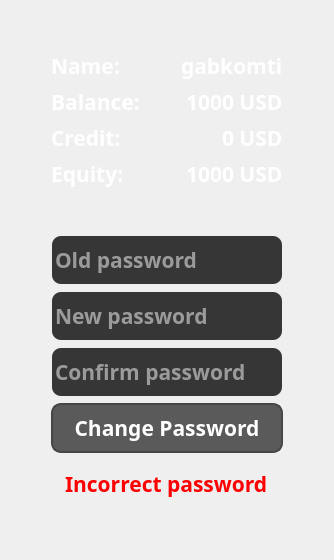
         <widget class="QWidget" name="userDataStackedWidget">
          <layout class="QHBoxLayout" name="horizontalLayout_28">
           <item>
            <layout class="QHBoxLayout" name="horizontalLayout_27">
             <item>
              <spacer name="horizontalSpacer_20">
               <property name="orientation">
                <enum>Qt::Horizontal</enum>
               </property>
               <property name="sizeHint" stdset="0">
                <size>
                 <width>40</width>
                 <height>20</height>
                </size>
               </property>
              </spacer>
             </item>
             <item>
              <layout class="QVBoxLayout" name="verticalLayout_14">
               <item>
                <spacer name="verticalSpacer_20">
                 <property name="orientation">
                  <enum>Qt::Vertical</enum>
                 </property>
                 <property name="sizeHint" stdset="0">
                  <size>
                   <width>20</width>
                   <height>40</height>
                  </size>
                 </property>
                </spacer>
               </item>
               <item>
                <layout class="QHBoxLayout" name="horizontalLayout_23">
                 <item>
                  <widget class="QLabel" name="labelUserDataName">
                   <property name="font">
                    <font>
                     <family>Maiandra GD</family>
                     <pointsize>16</pointsize>
                     <weight>75</weight>
                     <bold>true</bold>
                    </font>
                   </property>
                   <property name="styleSheet">
                    <string notr="true">color: white;</string>
                   </property>
                   <property name="text">
                    <string>Name:</string>
                   </property>
                  </widget>
                 </item>
                 <item>
                  <spacer name="horizontalSpacer_21">
                   <property name="orientation">
                    <enum>Qt::Horizontal</enum>
                   </property>
                   <property name="sizeHint" stdset="0">
                    <size>
                     <width>40</width>
                     <height>20</height>
                    </size>
                   </property>
                  </spacer>
                 </item>
                 <item>
                  <widget class="QLabel" name="labelUserDataNameValue">
                   <property name="font">
                    <font>
                     <family>Maiandra GD</family>
                     <pointsize>16</pointsize>
                     <weight>75</weight>
                     <bold>true</bold>
                    </font>
                   </property>
                   <property name="styleSheet">
                    <string notr="true">color: white;</string>
                   </property>
                   <property name="text">
                    <string>gabkomti</string>
                   </property>
                  </widget>
                 </item>
                </layout>
               </item>
               <item>
                <layout class="QHBoxLayout" name="horizontalLayout_24">
                 <item>
                  <widget class="QLabel" name="labelUserDataBalance">
                   <property name="font">
                    <font>
                     <family>Maiandra GD</family>
                     <pointsize>16</pointsize>
                     <weight>75</weight>
                     <bold>true</bold>
                    </font>
                   </property>
                   <property name="styleSheet">
                    <string notr="true">color: white;</string>
                   </property>
                   <property name="text">
                    <string>Balance:</string>
                   </property>
                  </widget>
                 </item>
                 <item>
                  <spacer name="horizontalSpacer_22">
                   <property name="orientation">
                    <enum>Qt::Horizontal</enum>
                   </property>
                   <property name="sizeHint" stdset="0">
                    <size>
                     <width>40</width>
                     <height>20</height>
                    </size>
                   </property>
                  </spacer>
                 </item>
                 <item>
                  <widget class="QLabel" name="labelUserDataBalanceValue">
                   <property name="font">
                    <font>
                     <family>Maiandra GD</family>
                     <pointsize>16</pointsize>
                     <weight>75</weight>
                     <bold>true</bold>
                    </font>
                   </property>
                   <property name="styleSheet">
                    <string notr="true">color: white;</string>
                   </property>
                   <property name="text">
                    <string>1000 USD</string>
                   </property>
                  </widget>
                 </item>
                </layout>
               </item>
               <item>
                <layout class="QHBoxLayout" name="horizontalLayout_25">
                 <item>
                  <widget class="QLabel" name="labelUserDataCredit">
                   <property name="font">
                    <font>
                     <family>Maiandra GD</family>
                     <pointsize>16</pointsize>
                     <weight>75</weight>
                     <bold>true</bold>
                    </font>
                   </property>
                   <property name="styleSheet">
                    <string notr="true">color: white;</string>
                   </property>
                   <property name="text">
                    <string>Credit:</string>
                   </property>
                  </widget>
                 </item>
                 <item>
                  <spacer name="horizontalSpacer_23">
                   <property name="orientation">
                    <enum>Qt::Horizontal</enum>
                   </property>
                   <property name="sizeHint" stdset="0">
                    <size>
                     <width>40</width>
                     <height>20</height>
                    </size>
                   </property>
                  </spacer>
                 </item>
                 <item>
                  <widget class="QLabel" name="labelUserDataCreditValue">
                   <property name="font">
                    <font>
                     <family>Maiandra GD</family>
                     <pointsize>16</pointsize>
                     <weight>75</weight>
                     <bold>true</bold>
                    </font>
                   </property>
                   <property name="styleSheet">
                    <string notr="true">color: white;</string>
                   </property>
                   <property name="text">
                    <string>0 USD</string>
                   </property>
                  </widget>
                 </item>
                </layout>
               </item>
               <item>
                <layout class="QHBoxLayout" name="horizontalLayout_26">
                 <item>
                  <widget class="QLabel" name="labelUserDataEquity">
                   <property name="font">
                    <font>
                     <family>Maiandra GD</family>
                     <pointsize>16</pointsize>
                     <weight>75</weight>
                     <bold>true</bold>
                    </font>
                   </property>
                   <property name="styleSheet">
                    <string notr="true">color: white;</string>
                   </property>
                   <property name="text">
                    <string>Equity:</string>
                   </property>
                  </widget>
                 </item>
                 <item>
                  <spacer name="horizontalSpacer_24">
                   <property name="orientation">
                    <enum>Qt::Horizontal</enum>
                   </property>
                   <property name="sizeHint" stdset="0">
                    <size>
                     <width>40</width>
                     <height>20</height>
                    </size>
                   </property>
                  </spacer>
                 </item>
                 <item>
                  <widget class="QLabel" name="labelUserDataEquityValue">
                   <property name="font">
                    <font>
                     <family>Maiandra GD</family>
                     <pointsize>16</pointsize>
                     <weight>75</weight>
                     <bold>true</bold>
                    </font>
                   </property>
                   <property name="styleSheet">
                    <string notr="true">color: white;</string>
                   </property>
                   <property name="text">
                    <string>1000 USD</string>
                   </property>
                  </widget>
                 </item>
                </layout>
               </item>
               <item>
                <spacer name="verticalSpacer_19">
                 <property name="orientation">
                  <enum>Qt::Vertical</enum>
                 </property>
                 <property name="sizeHint" stdset="0">
                  <size>
                   <width>20</width>
                   <height>40</height>
                  </size>
                 </property>
                </spacer>
               </item>
               <item>
                <widget class="QLineEdit" name="lineEditUserDataOldPassword">
                 <property name="minimumSize">
                  <size>
                   <width>0</width>
                   <height>50</height>
                  </size>
                 </property>
                 <property name="font">
                  <font>
                   <family>Maiandra GD</family>
                   <pointsize>16</pointsize>
                   <weight>75</weight>
                   <bold>true</bold>
                  </font>
                 </property>
                 <property name="styleSheet">
                  <string notr="true">QLineEdit {
                color: white;
                border-radius: 10px;
                background-color: rgb(54, 54, 54);
                border: 2px solid transparent;
            }
            QLineEdit:hover {
                color: white;
                border-radius: 10px;
                background-color: rgb(54, 54, 54);
                border: 2px solid rgb(0, 0, 0);
            }</string>
                 </property>
                 <property name="placeholderText">
                  <string>Old password</string>
                 </property>
                </widget>
               </item>
               <item>
                <widget class="QLineEdit" name="lineEditUserDataNewPassword">
                 <property name="minimumSize">
                  <size>
                   <width>0</width>
                   <height>50</height>
                  </size>
                 </property>
                 <property name="font">
                  <font>
                   <family>Maiandra GD</family>
                   <pointsize>16</pointsize>
                   <weight>75</weight>
                   <bold>true</bold>
                  </font>
                 </property>
                 <property name="styleSheet">
                  <string notr="true">QLineEdit {
                color: white;
                border-radius: 10px;
                background-color: rgb(54, 54, 54);
                border: 2px solid transparent;
            }
            QLineEdit:hover {
                color: white;
                border-radius: 10px;
                background-color: rgb(54, 54, 54);
                border: 2px solid rgb(0, 0, 0);
            }</string>
                 </property>
                 <property name="placeholderText">
                  <string>New password</string>
                 </property>
                </widget>
               </item>
               <item>
                <widget class="QLineEdit" name="lineEditUserDataConfirmPassword">
                 <property name="minimumSize">
                  <size>
                   <width>0</width>
                   <height>50</height>
                  </size>
                 </property>
                 <property name="font">
                  <font>
                   <family>Maiandra GD</family>
                   <pointsize>16</pointsize>
                   <weight>75</weight>
                   <bold>true</bold>
                  </font>
                 </property>
                 <property name="styleSheet">
                  <string notr="true">QLineEdit {
                color: white;
                border-radius: 10px;
                background-color: rgb(54, 54, 54);
                border: 2px solid transparent;
            }
            QLineEdit:hover {
                color: white;
                border-radius: 10px;
                background-color: rgb(54, 54, 54);
                border: 2px solid rgb(0, 0, 0);
            }</string>
                 </property>
                 <property name="placeholderText">
                  <string>Confirm password</string>
                 </property>
                </widget>
               </item>
               <item>
                <widget class="QPushButton" name="pushButtonUserDataCP">
                 <property name="minimumSize">
                  <size>
                   <width>0</width>
                   <height>50</height>
                  </size>
                 </property>
                 <property name="font">
                  <font>
                   <family>Maiandra GD</family>
                   <pointsize>16</pointsize>
                   <weight>75</weight>
                   <bold>true</bold>
                  </font>
                 </property>
                 <property name="cursor">
                  <cursorShape>PointingHandCursor</cursorShape>
                 </property>
                 <property name="styleSheet">
                  <string notr="true">QPushButton {
	color: white;
	background-color: rgb(90, 90, 90);
	border-radius: 10px;
	border: 2px solid rgb(70, 70,70);
}

QPushButton:hover {
	background-color: rgb(120, 120, 120);
	border: 2px solid rgb(0, 0, 0);
}

QPushButton:pressed {
	background-color: rgb(70, 70, 70);
	border: 2px solid rgb(0, 0, 0);
}</string>
                 </property>
                 <property name="text">
                  <string>Change Password</string>
                 </property>
                </widget>
               </item>
               <item alignment="Qt::AlignHCenter">
                <widget class="QLabel" name="labelUserDataError">
                 <property name="minimumSize">
                  <size>
                   <width>0</width>
                   <height>50</height>
                  </size>
                 </property>
                 <property name="font">
                  <font>
                   <family>Maiandra GD</family>
                   <pointsize>16</pointsize>
                   <weight>75</weight>
                   <bold>true</bold>
                  </font>
                 </property>
                 <property name="styleSheet">
                  <string notr="true">color: red;</string>
                 </property>
                 <property name="text">
                  <string>Incorrect password</string>
                 </property>
                </widget>
               </item>
               <item>
                <spacer name="verticalSpacer_21">
                 <property name="orientation">
                  <enum>Qt::Vertical</enum>
                 </property>
                 <property name="sizeHint" stdset="0">
                  <size>
                   <width>20</width>
                   <height>40</height>
                  </size>
                 </property>
                </spacer>
               </item>
              </layout>
             </item>
             <item>
              <spacer name="horizontalSpacer_19">
               <property name="orientation">
                <enum>Qt::Horizontal</enum>
               </property>
               <property name="sizeHint" stdset="0">
                <size>
                 <width>40</width>
                 <height>20</height>
                </size>
               </property>
              </spacer>
             </item>
            </layout>
           </item>
          </layout>
         </widget>
